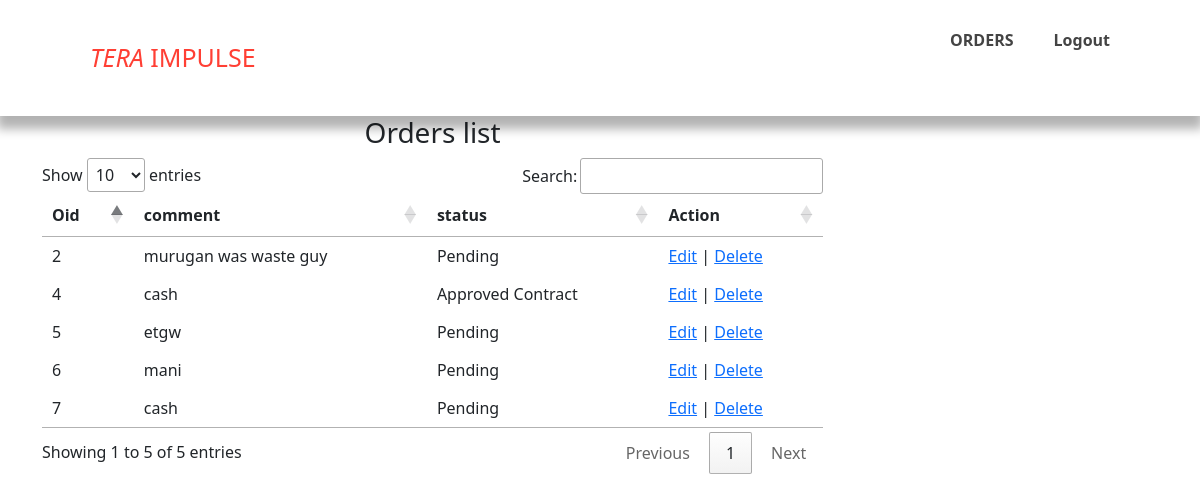
Page /sales/retrive.php on the committed database.
### tables this page shows
CREATE TABLE `orders` (
  `Oid` int(11) NOT NULL,
  `salesper_id` int(11) DEFAULT NULL,
  `dealer_id` int(11) DEFAULT NULL,
  `date` date DEFAULT NULL,
  `comment` text DEFAULT NULL,
  `urgent` varchar(11) DEFAULT NULL,
  `status` enum('Pending','Approved Contract','Billing','Order Placed','Cancle') DEFAULT 'Pending' COMMENT 'P=Pendinng,AC=Approved Contract,B=Billing,OP=Order Placed'
);

### sales/ManFunctions.php (called while the page is built, shortened)
<?php
  include_once 'menu.php';
class ManFunctions extends DB {
    function getalldata($link, $table) {
        $query = "SELECT * from orders";
        $result = mysqli_query($link, $query);
        $res = [];
        if (mysqli_num_rows($result) > 0) {
            $res = mysqli_fetch_all($result, MYSQLI_ASSOC);
        }
        return $res;
    }
}
$mf = new ManFunctions();

### sales/retrive.php (the view, shortened to what this page needs)
<?php
include 'manfunctions.php';
?>
<!doctype html>
<html>
    <head>
        <link href="css/crudstyles.css" rel="stylesheet" type="text/css"/>
         <link href="https://cdn.jsdelivr.net/npm/bootstrap@5.1.0/dist/css/bootstrap.min.css" rel="stylesheet">
  <link href="//cdn.datatables.net/1.10.25/css/jquery.dataTables.min.css" rel="stylesheet">
    </head>
    <body>
        <div class="container">
            <div class="right">
                    <h3>Orders list</h3>
                    <table class="example" id="example">
                        <thead>
                            <tr>
                                <th>Oid  </th>
                                <th>comment</th>
                                <th>status</th>
                                <th>Action</th>
                            </tr>
                        </thead>
                        <tbody>
                            <?php
                          $rows= $mf->getalldata($link,'Oid');
                          if(!empty($rows)){
                              foreach($rows as $row){
                                ?>
                                <tr>
                                    <td><?= $row['Oid'] ?></td>
                                    <td><?= $row['comment'] ?></td>
                                    <td><?= $row['status'] ?></td>
                                    <td>
                                        <a href="edit.php?Oid=<?= $row['Oid'] ?>">Edit</a> |
                                        <a href="manfunctions.php?Oid=<?= $row['Oid'] ?>&submit=delete" onclick="return confirm('Are you sure to delete?')">Delete</a>
                                    </td>
                                </tr>
                                <?php
                              }
                            ?>
                        </tbody>
                    </table>
                    <?php
                } else {
                    echo 'Record Not found';
                }
                ?>
            </div>
        </div>
    </body>
</html>

### sales/css/crudstyles.css (style rules this page uses)
.container { width: 80%; margin: auto; }
.right { width: 70%; float: left; }

### sales/menu.php (style rules this page uses)
* { padding: 0; margin: 0; box-sizing: border-box; }
body { font-family: "Lato", sans-serif; }
::placeholder { color: #666; font-weight: 400; }

### rows in the picture
orders: Oid "2", comment "murugan was waste guy", status "Pending"
orders: Oid "4", comment "cash", status "Approved Contract"
orders: Oid "5", comment "etgw", status "Pending"
orders: Oid "6", comment "mani", status "Pending"
orders: Oid "7", comment "cash", status "Pending"
